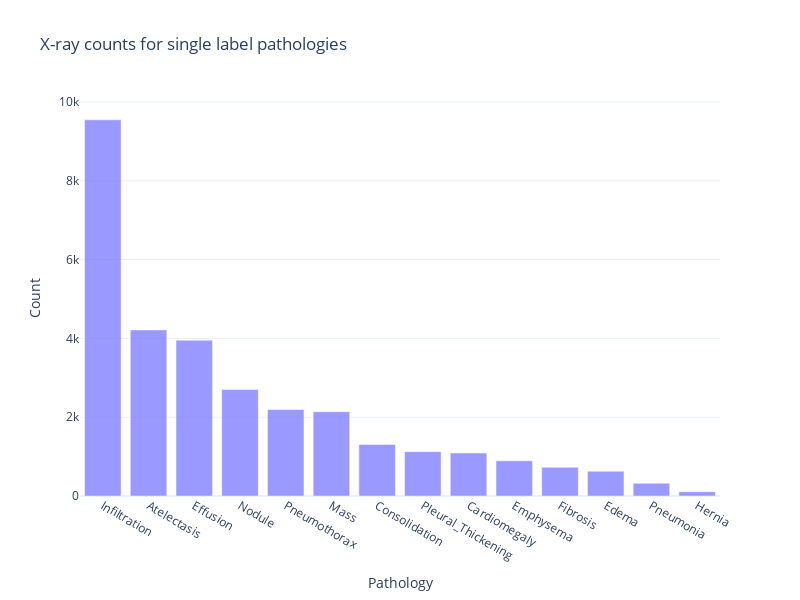

Notebook cell for this chart:
### Markdown cell above
If we don't the consider the multilabel abnormalities, we'd have 14 labels plus the *'No Finding'* classification.

### Code cell
single_labels = ['Atelectasis', 'Consolidation', 'Infiltration', 'Pneumothorax',
                 'Edema', 'Emphysema', 'Fibrosis', 'Effusion', 'Pneumonia',
                 'Pleural_Thickening', 'Cardiomegaly', 'Nodule', 'Mass', 'Hernia']
print(df[df.label.isin(single_labels)].label.value_counts())

fig = px.bar(df[df.label.isin(single_labels)].label.value_counts().reset_index(),
       x='index',
       y='label',
       title='X-ray counts for single label pathologies',
       labels={'index': 'Pathology', 'label': 'Count'},
       template='plotly_white', width=800, height=600)
fig.update_traces(marker_color='rgb(128,128,255)', marker_opacity=0.8)
fig.show()

### Figure 1 — Plotly figure (JSON) as saved in the notebook; plotly's stock layout.template omitted (floating-point values rounded to 4 significant figures)
{"data": [{"alignmentgroup": "True", "hoverlabel": {"namelength": 0}, "hovertemplate": "Pathology=%{x}<br>Count=%{y}", "legendgroup": "", "marker": {"color": "rgb(128,128,255)", "opacity": 0.8}, "name": "", "offsetgroup": "", "orientation": "v", "showlegend": false, "textposition": "auto", "type": "bar", "x": ["Infiltration", "Atelectasis", "Effusion", "Nodule", "Pneumothorax", "Mass", "Consolidation", "Pleural_Thickening", "Cardiomegaly", "Emphysema", "Fibrosis", "Edema", "Pneumonia", "Hernia"], "xaxis": "x", "y": [9547, 4215, 3955, 2705, 2194, 2139, 1310, 1126, 1093, 892, 727, 628, 322, 110], "yaxis": "y"}], "layout": {"barmode": "relative", "height": 600, "legend": {"tracegroupgap": 0}, "title": {"text": "X-ray counts for single label pathologies"}, "width": 800, "xaxis": {"anchor": "y", "domain": [0, 1], "title": {"text": "Pathology"}}, "yaxis": {"anchor": "x", "domain": [0, 1], "title": {"text": "Count"}}}}
